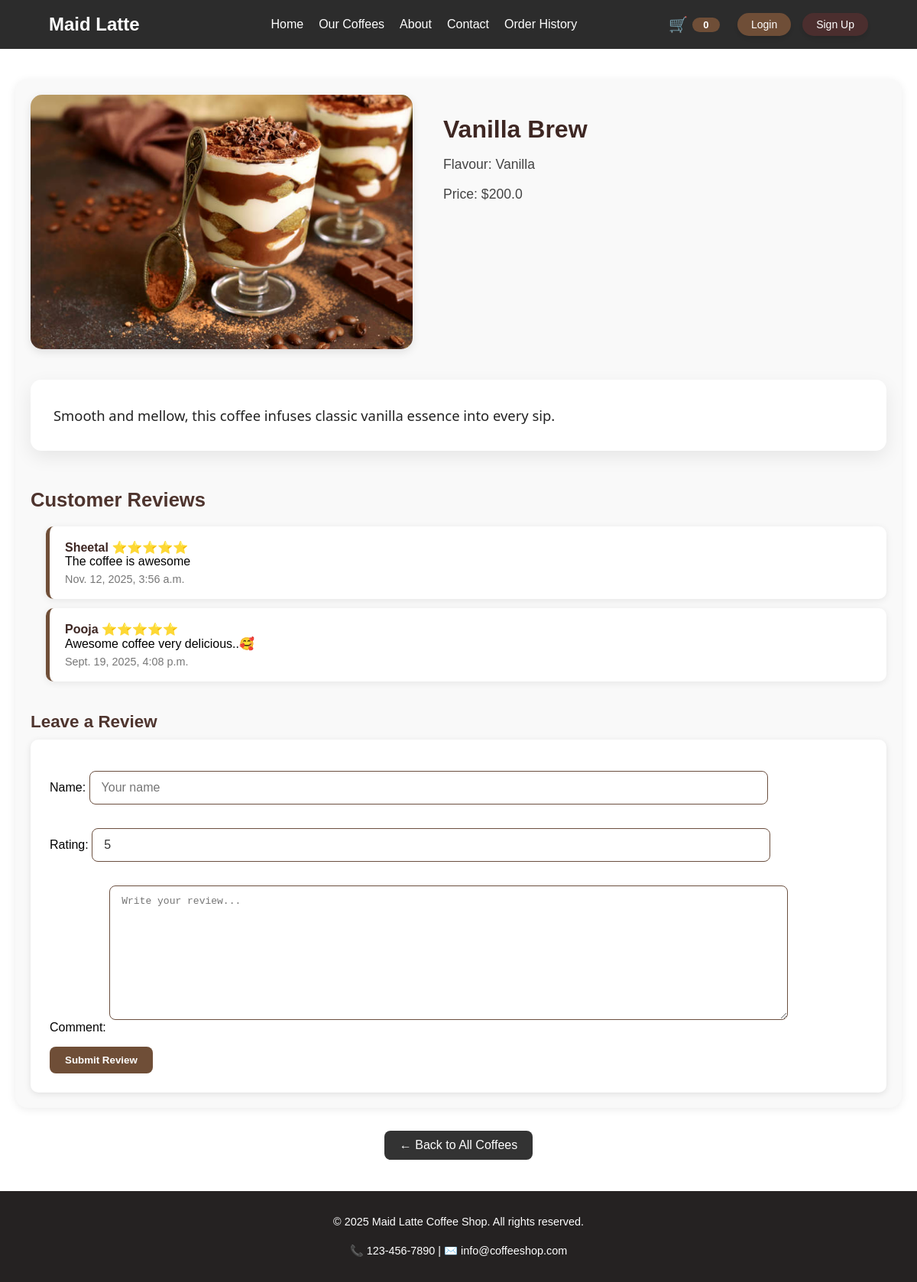
/detail/8/, run on the app's committed database.
### testapp/models.py (models this page shows, shortened)
class Coffee(models.Model):
    name = models.CharField(max_length=25)
    flavour = models.CharField(max_length=15)
    price = models.FloatField()
    image = models.ImageField(upload_to="images/", blank=True, null=True)
    description = models.TextField(blank=True , null= True)

class Review(models.Model):
    coffee = models.ForeignKey(Coffee, on_delete=models.CASCADE, related_name='reviews')
    name = models.CharField(max_length=30)
    rating = models.PositiveSmallIntegerField(default=5)
    comment = models.TextField()
    created_at = models.DateTimeField(auto_now_add=True)

### testapp/views.py (the view, shortened to what this page needs)
# urls.py: path('detail/<int:pk>/', views.CoffeeDetailView.as_view(), name='coffee_detail'),
class CoffeeDetailView(DetailView):
    model = Coffee
    context_object_name = 'coffee'
    template_name = 'testapp/coffee_detail.html'
    def get_context_data(self, **kwargs):
        context = super().get_context_data(**kwargs)
        coffee = getattr(self,'object', None)
        context['form'] = ReviewForm()
        try:
            context['reviews'] = coffee.reviews.all().order_by('-created_at')
        except Exception:
            context['reviews'] = []
        return context

### testapp/forms.py
class ReviewForm(forms.ModelForm):
    class Meta :
        model = Review
        fields = ['name', 'rating', 'comment']
        widgets = {
            'name' : forms.TextInput(attrs={'placeholder' : 'Your name'}),
            'rating': forms.NumberInput(attrs={'min':1 , 'max': 5}),
            'comment': forms.Textarea(attrs={'placeholder': 'Write your review...'}),
        }

### testapp/templates/testapp/coffee_detail.html (shortened to what this page needs)
{% extends 'base.html' %}
{% load static %}
{% block extra_css %}
<link rel="stylesheet" href="{% static 'testapp/css/coffee_detail.css' %}">
{% endblock %}
{% block content %}
<div class="coffee-detail-container">
    <section class="coffee-detail-hero">
        <div class="coffee-detail-main">
            <div class="coffee-detail-image">
                {% if coffee.image %}
                <img src="{{ coffee.image.url }}" alt="{{ coffee.name }}">
                {% endif %}
            </div>
            <div class="coffee-detail-info">
                <h2>{{coffee.name}}</h2>
                <p>Flavour: {{ coffee.flavour }}</p>
                <p>Price: ${{ coffee.price }}</p>
            </div>
        </div>
        <div class="coffee-description">
            {{ coffee.description }}
        </div>
        <section class="coffee-reviews">
            <h3>Customer Reviews</h3>
            {% if reviews %}
            <ul>
                {% for review in reviews %}
                <li>
                    <strong>{{ review.name}}</strong>
                    {% if review.rating == 1 %}⭐{% elif review.rating == 2 %}⭐⭐{% elif review.rating == 3 %}⭐⭐⭐{% elif
                    review.rating == 4 %}⭐⭐⭐⭐{% elif review.rating == 5 %}⭐⭐⭐⭐⭐{% endif %}<br>
                    {{ review.comment }} <br>
                    <small>{{ review.created_at }}</small>
                </li>
                {% endfor %}
            </ul>
            {% else %}
            <p>No Reviews yet. Be the first to review this coffee! </p>
            {% endif %}
        </section>
        <section class="add-review">
            <h3>Leave a Review</h3>
            <form method="post">
                {{form.as_p}}
                <button type="submit">Submit Review</button>
            </form>
        </section>
    </section>
    <div class="back-to-list">
        <a href="{% url 'cafe' %}">← Back to All Coffees</a>
    </div>
</div>
{% endblock %}

### static/testapp/css/base.css (style rules this page uses)
html, body { padding: 0; margin: 0; height: 100%; }
body { font-family: "Montserrat", sans-serif; min-height: 100vh; display: flex; flex-direction: column; }
ul li { margin-left: 20px; list-style: none; }

### testapp/static/testapp/css/coffee_detail.css (style rules this page uses)
.coffee-detail-container { max-width: 1200px; margin: 0 auto; padding: 40px 20px; }
.coffee-detail-hero { padding: 20px; background-color: #f9f9f9; border-radius: 16px; box-shadow: 0 2px 12px rgba(0, 0, 0, 0.08); }
.coffee-detail-main { display: flex; flex-direction: row; gap: 40px; align-items: flex-start; flex-wrap: wrap; }
.coffee-detail-image { flex: 1 1 500px; max-width: 500px; }
.coffee-detail-image img { width: 100%; height: auto; display: block; border-radius: 15px; object-fit: cover; box-shadow: 0 4px 12px rgba(0, 0, 0, 0.1); transition: transform 0.3s ease-in-out, box-shadow 0.3s ease-in-out; transform-origin: center center; }
.coffee-detail-info { flex: 1 1 500px; }
.coffee-detail-info h2 { font-size: 2rem; margin-bottom: 15px; color: #3e2723; }
.coffee-detail-info p { font-size: 1.1rem; margin-bottom: 10px; color: #444; }
.coffee-description { background-color: #fff; padding: 30px; margin-top: 40px; border-radius: 14px; font-size: 1.15rem; color: #222; font-weight: 400; line-height: 1.8; box-shadow: 0 8px 24px rgba(0, 0, 0, 0.08); font-family: 'Segoe UI', Tahoma, Geneva, Verdana, sans-serif; transition: transform 0.3s ease, box-shadow 0.3s ease; }
.back-to-list { margin-top: 30px; text-align: center; }
.back-to-list a { display: inline-block; text-decoration: none; background-color: #333; color: #fff; padding: 10px 20px; border-radius: 8px; transition: background-color 0.3s ease; }
.coffee-reviews { margin-top: 50px; }
.coffee-reviews h3 { font-size: 1.6rem; font-weight: bold; color: #4e342e; margin-bottom: 20px; }
.coffee-reviews ul { list-style: none; padding: 0; margin: 0; display: grid; gap: 12px; }
.coffee-reviews li { background-color: #fff; border-left: 5px solid #6f4e37; padding: 18px 20px; border-radius: 10px; box-shadow: 0 2px 10px rgba(0, 0, 0, 0.08); transition: transform 0.3s ease, box-shadow 0.3s ease; }
.coffee-reviews strong { color: #3e2723; font-weight: 600; }
.coffee-reviews small { display: block; margin-top: 6px; color: #777; font-size: 0.9em; }
.add-review { margin-top: 40px; }
.add-review h3 { color: #4e342e; font-size: 1.4rem; margin-bottom: 10px; }
.add-review form { background-color: #fff; padding: 25px; border-radius: 10px; box-shadow: 0 2px 8px rgba(0, 0, 0, 0.1); }
.add-review form input, .add-review form textarea { width: 80%; padding: 12px 15px; margin-bottom: 15px; border: 1px solid #6b4f3f; border-radius: 8px; font-size: 1em; background-color: #fff; color: #333; transition: all 0.3s ease; }
.add-review form button { background-color: #6f4e37; color: white; padding: 10px 20px; border: none; border-radius: 8px; font-weight: bold; cursor: pointer; transition: background-color 0.3s ease, transform 0.3s ease; }

### data on the page
Coffee: image (picture), name "Vanilla Brew", flavour "Vanilla", price "200.0", description "Smooth and mellow, this coffee infuses classic vanilla essence into every sip."
Review: name "Sheetal", comment "The coffee is awesome", created_at "Nov. 12, 2025, 3:56 a.m."
Review: name "Pooja", comment "Awesome coffee very delicious..🥰", created_at "Sept. 19, 2025, 4:08 p.m."
